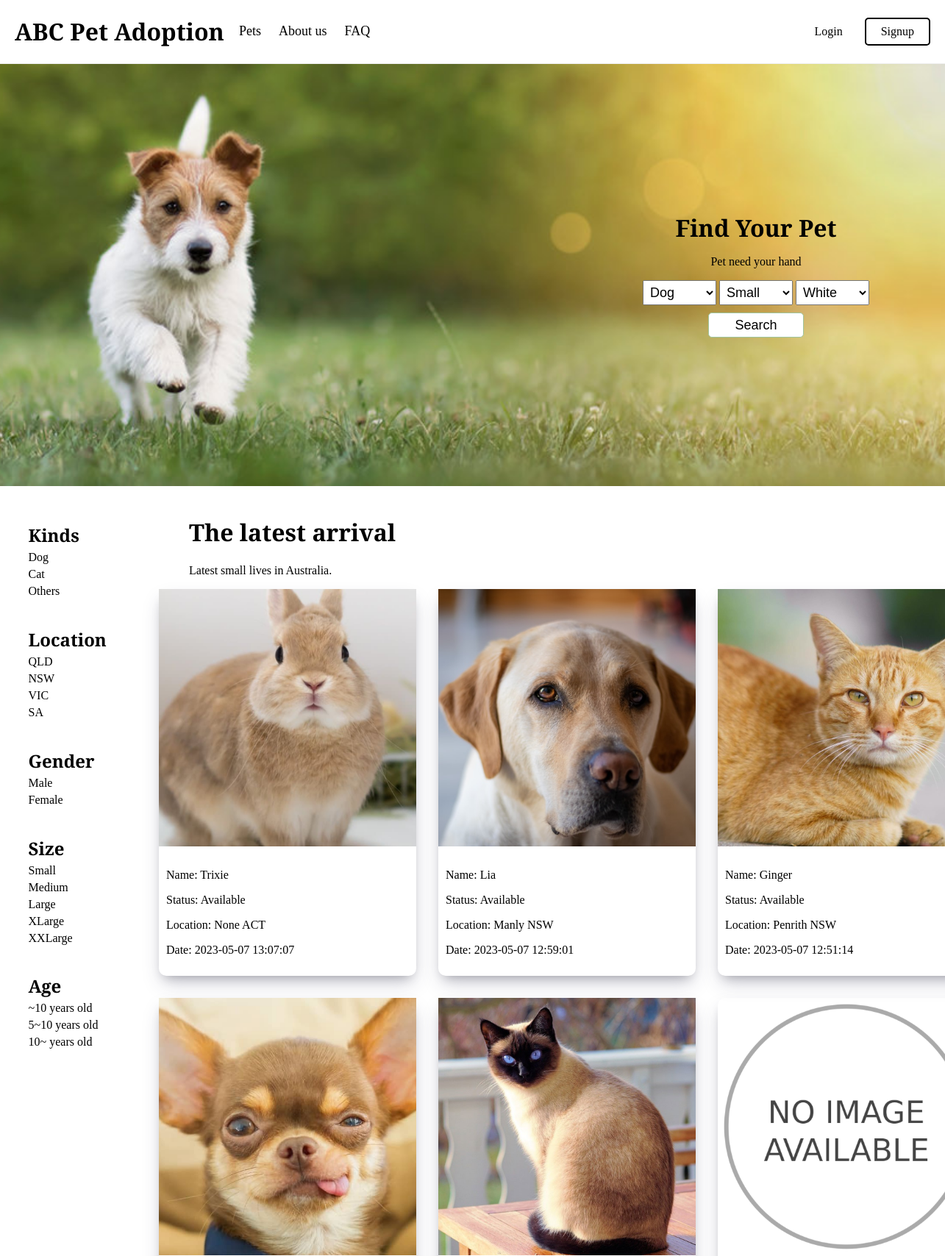
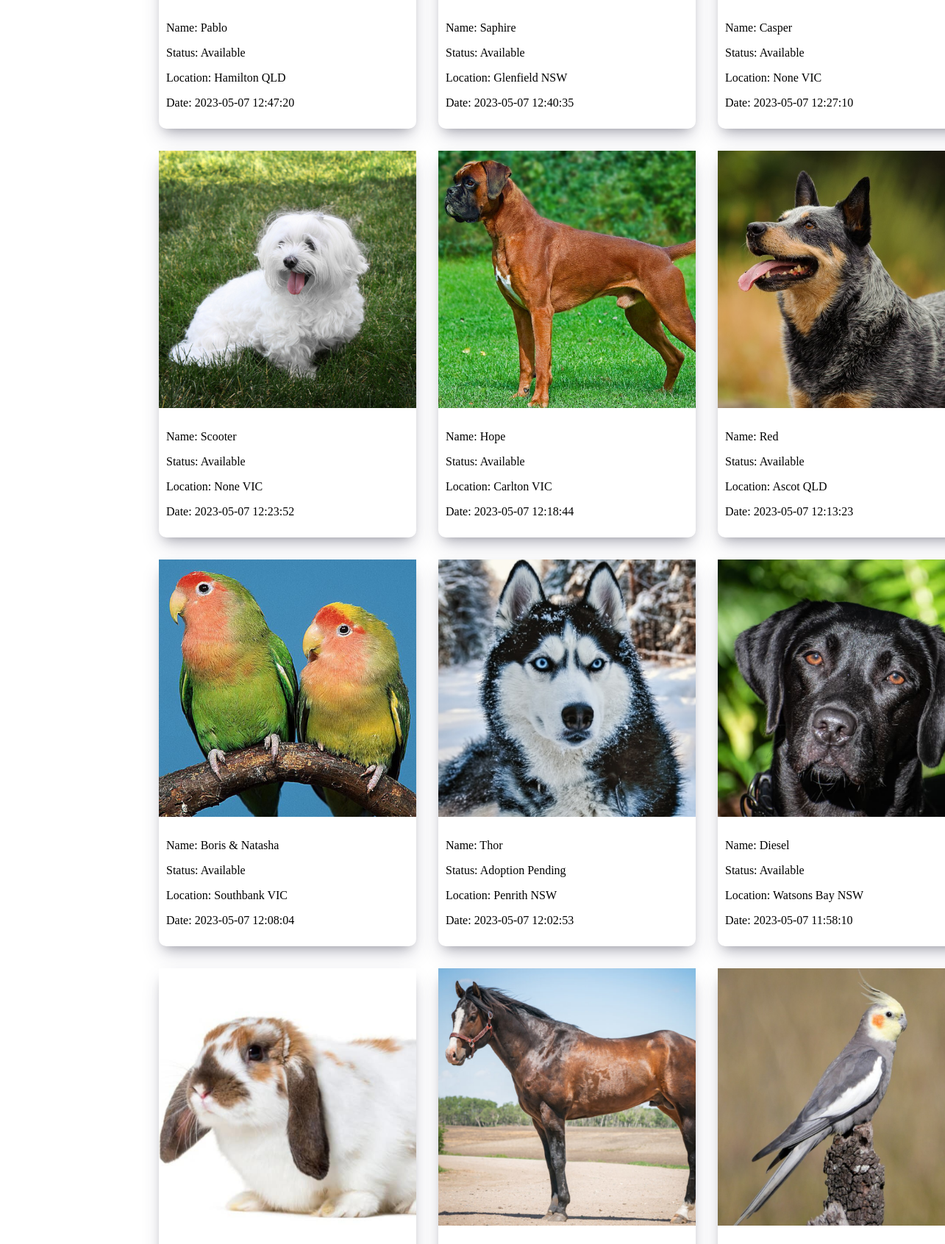
The page / (upper part) on the database its author committed (2 pictures, top to bottom).
### SEF/models.py (models this page shows, shortened)
class Pet(models.Model):
    name = models.CharField(max_length=100)
    species = models.CharField(max_length=100)
    breed = models.CharField(max_length=100)
    age = models.PositiveIntegerField()
    gender = models.CharField(max_length=50)
    description = models.CharField(max_length=500)
    image_path = models.CharField(max_length=100)
    status = models.CharField(max_length=100)
    suburb = models.CharField(max_length=100)
    state = models.CharField(max_length=100)
    fee = models.PositiveIntegerField()
    date_added = models.CharField(max_length=100)

### SEF/views.py (the view)
# urls.py: path("", views.home, name="home"),
def home(request):
    pets = Pet.objects.all().order_by("-id").values()
    return render(
        request,
        'home.html',
        context={'pets': pets}
    )

### SEF/templates/home.html (shortened to what this page needs)
<!DOCTYPE html>
<html lang="en">
<head>
    {% load static %}
    <link rel="stylesheet" type="text/css" href="{% static 'css/master.css'" %}">
    <link rel="stylesheet" type="text/css" href="{% static 'css/Kiyo.css'" %}">
</head>
<body>
    {% include 'layout/header.html' %}
    <div id="hero">
        <div id="hero-left">
            <h1>Find Your Pet</h1>
            <p>Pet need your hand</p>
            <form action="#" id="search-pet">
                <div>
                    <select name="kind" id="kind">
                        <option value="dog">Dog</option>
                    </select>
                    <select name="size" id="size">
                        <option value="small">Small</option>
                    </select>
                    <select name="color" id="color">
                        <option value="white">White</option>
                    </select>
                </div>
                <button type="submit">Search</button>
            </form>
        </div>
    </div>
    <div id="list">
        {% include 'layout/list-menu.html' %}
        <div id="list-pets">
            <h1>The latest arrival</h1>
            <p>Latest small lives in Australia.</p>
            <div id="pets">
                {% for pet in pets|slice:":20" %}
                    <a href="/pet-detail?pet_id={{ pet.id }}" id="pet-box">
                        <div id="pet-img">
                            <img src="static/{{ pet.image_path }}" alt="{{ pet.name }} image">
                        </div>
                        <div id="pet-feature">
                            <p>Name: {{ pet.name }}</p>
                            <p>Status: {{ pet.status }}</p>
                            <p>Location: {{ pet.suburb }} {{ pet.state }}
                            <p>Date: {{ pet.date_added }}</p>
                        </div>
                    </a>
                {% endfor %}
            </div>
        </div>
    </div>
</body>
</html>

### SEF/templates/layout/header.html (shortened to what this page needs)
{% load static %}
<header id="header-desktop">
    <div id="header-left">
        <h1><a href="/" id="logo">ABC Pet Adoption</a></h1>
        <div>
            <a href="/pet-list">Pets</a>
            <a href="/about-us">About us</a>
            <a href="/about-us#faq">FAQ</a>
        </div>
    </div>
    <div id="header-right">
        <a href="/authentication#login" id="login">Login</a>
        <a href="/authentication#signup" id="signup">Signup</a>
    </div>
</header>

### SEF/templates/layout/list-menu.html
<div id="list-menu">
    <div>
        <h2>Kinds</h2>
        <a href="/pet-list?kind=dog">Dog</a>
        <a href="/pet-list?kind=cat">Cat</a>
        <a href="/pet-list?kind=others">Others</a>
    </div>
    <div>
        <h2>Location</h2>
        <a href="/pet-list?location=qld">QLD</a>
        <a href="/pet-list?location=nsw">NSW</a>
        <a href="/pet-list?location=vic">VIC</a>
        <a href="/pet-list?location=sa">SA</a>
    </div>
    <div>
        <h2>Gender</h2>
        <a href="/pet-list?gender=male">Male</a>
        <a href="/pet-list?gender=female">Female</a>
    </div>
    <div>
        <h2>Size</h2>
        <a href="/pet-list?size=small">Small</a>
        <a href="/pet-list?size=medium">Medium</a>
        <a href="/pet-list?size=large">Large</a>
        <a href="/pet-list?size=xlarge">XLarge</a>
        <a href="/pet-list?size=xxlarge">XXLarge</a>
    </div>
    <div>
        <h2>Age</h2>
        <a href="/pet-list?age=5">~10 years old</a>
        <a href="/pet-list?age=5-10">5~10 years old</a>
        <a href="/pet-list?age=10">10~ years old</a>
    </div>
</div>

### SEF/static/css/master.css (style rules this page uses)
html, body { font-family: 'Young Serif', serif; margin: 0; padding: 0; }
#header-desktop { width: 100%; margin: auto; height: fit-content; display: flex; flex-direction: row; align-items: center; border-bottom: 1px solid #efefef; }
#header-left { width: 70%; display: flex; flex-direction: row; justify-content: start; align-items: center; gap: 20px; margin-left: 20px ; }
#logo { text-decoration: none; color: black; }
#header-left div a { margin-right: 20px; font-size: 18px; color: black; text-decoration: none; }
#header-right { width: 30%; display: flex; flex-direction: row; justify-content: end; align-items: center; gap: 10px; margin-right: 20px; }
#header-right a { text-decoration: none; color: black; padding: 8px 20px; border-radius: 5px; }
#signup { border: 2px solid black; }

### SEF/static/css/Kiyo.css (style rules this page uses)
#hero { width: 100%; height: 40vw; display: flex; flex-direction: row; justify-content: end; align-items: center; padding: 30px 0; background-image: url("../images/home/hero.jpeg"); background-repeat: no-repeat; background-position: center; background-size: cover; }
#hero-left { width: 40%; display: flex; flex-direction: column; justify-content: center; align-items: center; }
#hero-left h1 { padding: 0; margin: 0; }
#search-pet { display: flex; flex-direction: column; justify-content: center; align-items: center; }
#search-pet select { width: 100px; height: 34px; padding: 3px 5px; font-size: 18px; cursor: pointer; }
#search-pet button { margin-top: 10px; width: 130px; height: 34px; border-radius: 5px; border: 1px solid #A0C49D; background-color: white; cursor: pointer; font-size: 18px; }
#list { width: 100%; display: flex; flex-direction: row; padding: 20px 0; }
#list-menu { width: 20%; height: fit-content; display: flex; flex-direction: column; }
#list-menu div { width: 70%; margin: auto; display: flex; flex-direction: column; padding: 10px 0; gap: 5px; }
#list-menu div h2 { margin-bottom: 0; }
#list-menu div a { text-decoration: none; color: black; }
#list-pets { width: 80%; }
#pets { width: 100%; display: grid; grid-template-columns: auto auto auto; flex-direction: row; justify-content: center; align-items: center; gap: 30px; }
#pet-box { width: 100%; height: 100%; display: flex; flex-direction: column; box-shadow: rgba(50, 50, 93, 0.25) 0px 13px 27px -5px, rgba(0, 0, 0, 0.3) 0px 8px 16px -8px; text-decoration: none; border-radius: 10px; color: black; }
#pet-img img { width: 350px; }
#pet-feature { padding: 10px; }

### rows shown on the page
Pet: image_path (picture), name "Trixie", status "Available", suburb "None", state "ACT", date_added "2023-05-07 13:07:07"
Pet: image_path (picture), name "Lia", status "Available", suburb "Manly", state "NSW", date_added "2023-05-07 12:59:01"
Pet: image_path (picture), name "Ginger", status "Available", suburb "Penrith", state "NSW", date_added "2023-05-07 12:51:14"
Pet: image_path (picture), name "Pablo", status "Available", suburb "Hamilton", state "QLD", date_added "2023-05-07 12:47:20"
Pet: image_path (picture), name "Saphire", status "Available", suburb "Glenfield", state "NSW", date_added "2023-05-07 12:40:35"
Pet: image_path (placeholder picture), name "Casper", status "Available", suburb "None", state "VIC", date_added "2023-05-07 12:27:10"
Pet: image_path (picture), name "Scooter", status "Available", suburb "None", state "VIC", date_added "2023-05-07 12:23:52"
Pet: image_path (picture), name "Hope", status "Available", suburb "Carlton", state "VIC", date_added "2023-05-07 12:18:44"
Pet: image_path (picture), name "Red", status "Available", suburb "Ascot", state "QLD", date_added "2023-05-07 12:13:23"
Pet: image_path (picture), name "Boris & Natasha", status "Available", suburb "Southbank", state "VIC", date_added "2023-05-07 12:08:04"
Pet: image_path (picture), name "Thor", status "Adoption Pending", suburb "Penrith", state "NSW", date_added "2023-05-07 12:02:53"
Pet: image_path (picture), name "Diesel", status "Available", suburb "Watsons Bay", state "NSW", date_added "2023-05-07 11:58:10"
Pet: image_path (picture)
Pet: image_path (picture)
Pet: image_path (picture)
